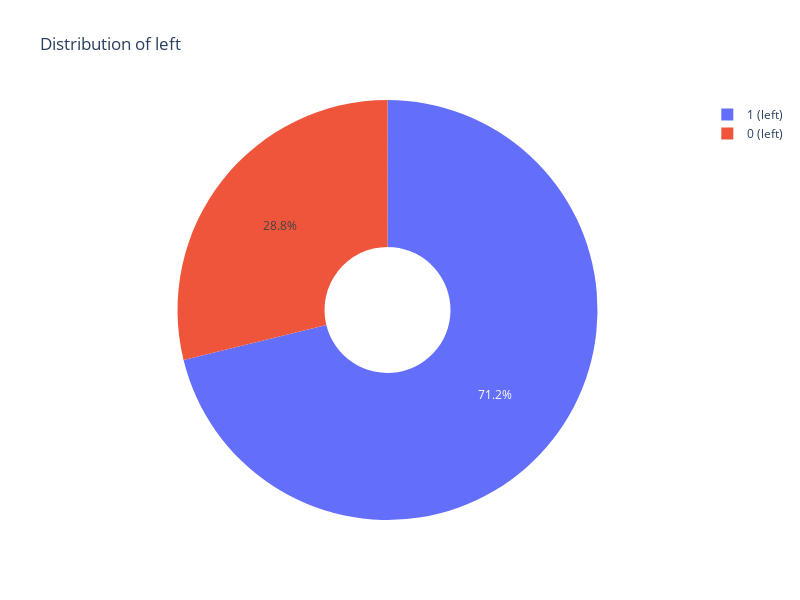

The code cell stored with this chart in its notebook:
### Markdown cell above
#### Pie Plot for Different Features

### Code cell
import plotly.graph_objects as go
import pandas as pd

def plots_3d(df, col):
    values = df[col].unique()
    labels = [f'{value} ({col})' for value in values]
    counts = df[col].value_counts()

    fig = go.Figure(data=[go.Pie(labels=labels, values=counts, hole=0.3)])

    # Set layout
    fig.update_layout(
        title=f"Distribution of {col}",
        scene=dict(
            aspectmode="cube",
            camera=dict(
                eye=dict(x=1.5, y=1.5, z=1.5)
            )
        ),
        height=600,
        width=800
    )

    # Save the plot as HTML file
    fig.write_html("left.html")

    # Show the plot
    fig.show()

# Assuming 'df' is your DataFrame and 'left' is a column in it
plots_3d(df, 'left')

### Figure 1 — Plotly figure (JSON) as saved in the notebook; plotly's stock layout.template omitted (floating-point values rounded to 4 significant figures)
{"data": [{"hole": 0.3, "labels": ["1 (left)", "0 (left)"], "type": "pie", "values": [4914, 1991]}], "layout": {"height": 600, "scene": {"aspectmode": "cube", "camera": {"eye": {"x": 1.5, "y": 1.5, "z": 1.5}}}, "title": {"text": "Distribution of left"}, "width": 800}}
